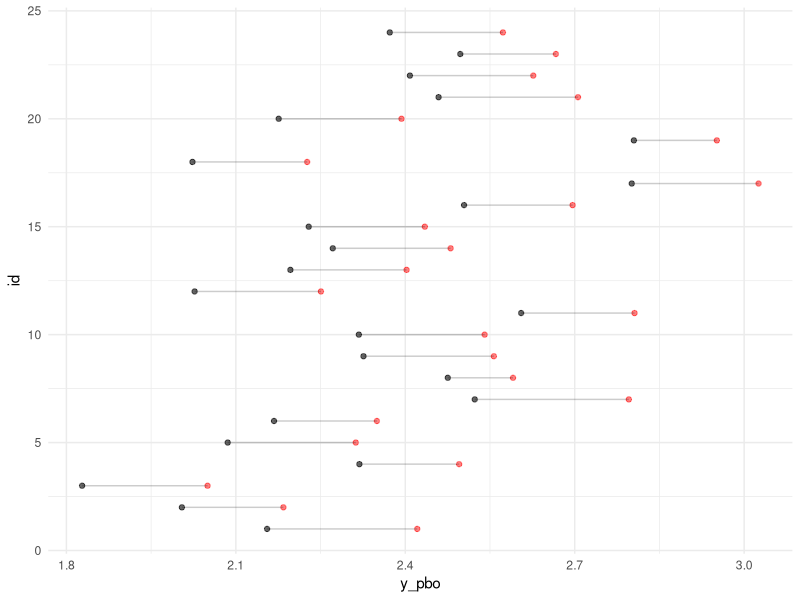

Generate this figure with R:
library(tibble)
library(dplyr)
library(ggplot2)

set.seed(1972)

N <- 24
id <- 1:N

mu <- 2.3
sigma <- 0.07
delta <- 0.2

y <- rnorm(N, mu, sqrt(sigma))
phi <- rnorm(N, 0, sqrt(0.001))


df <- tibble(
  id = id,
  y_pbo = y - (phi/2),
  y_act = y + delta + (phi/2)
)

df %>%
  ggplot(aes(y = y_pbo, x = id)) +
  geom_point(color = "black", alpha = 0.6) +
  geom_point(aes(y = y_act, x = id), colour = "red", alpha = 0.5) +
  geom_linerange(aes(ymin = y_pbo, ymax = y_act), alpha = 0.2) +
  coord_flip() + 
  theme_minimal()
